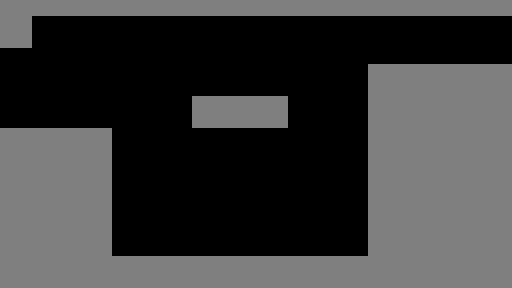

Below is a game level as drawn by its tile map, then a one-line description and the .tmx file that defines it, in full:
An orthogonal 32x18 tile map with 16x16 px tiles, 1 tile layer (Tile Layer 1).

<map version="1.10" tiledversion="1.10.2" orientation="orthogonal" renderorder="right-down" width="32" height="18" tilewidth="16" tileheight="16" infinite="0" nextlayerid="2" nextobjectid="1">
 <tileset firstgid="1" source="../Tilesets/16gon.tsx" />
 <layer id="1" name="Tile Layer 1" width="32" height="18">
  <data encoding="csv">
51,51,51,51,51,51,51,51,51,51,51,51,51,51,51,51,51,51,51,51,51,51,51,51,51,51,51,51,51,51,51,51,
51,51,0,0,0,0,0,0,0,0,0,0,0,0,0,0,0,0,0,0,0,0,0,0,0,0,0,0,0,0,0,0,
51,51,0,0,0,0,0,0,0,0,0,0,0,0,0,0,0,0,0,0,0,0,0,0,0,0,0,0,0,0,0,0,
0,0,0,0,0,0,0,0,0,0,0,0,0,0,0,0,0,0,0,0,0,0,0,0,0,0,0,0,0,0,0,0,
0,0,0,0,0,0,0,0,0,0,0,0,0,0,0,0,0,0,0,0,0,0,0,51,51,51,51,51,51,51,51,51,
0,0,0,0,0,0,0,0,0,0,0,0,0,0,0,0,0,0,0,0,0,0,0,51,51,51,51,51,51,51,51,51,
0,0,0,0,0,0,0,0,0,0,0,0,51,51,51,51,51,51,0,0,0,0,0,51,51,51,51,51,51,51,51,51,
0,0,0,0,0,0,0,0,0,0,0,0,51,51,51,51,51,51,0,0,0,0,0,51,51,51,51,51,51,51,51,51,
51,51,51,51,51,51,51,0,0,0,0,0,0,0,0,0,0,0,0,0,0,0,0,51,51,51,51,51,51,51,51,51,
51,51,51,51,51,51,51,0,0,0,0,0,0,0,0,0,0,0,0,0,0,0,0,51,51,51,51,51,51,51,51,51,
51,51,51,51,51,51,51,0,0,0,0,0,0,0,0,0,0,0,0,0,0,0,0,51,51,51,51,51,51,51,51,51,
51,51,51,51,51,51,51,0,0,0,0,0,0,0,0,0,0,0,0,0,0,0,0,51,51,51,51,51,51,51,51,51,
51,51,51,51,51,51,51,0,0,0,0,0,0,0,0,0,0,0,0,0,0,0,0,51,51,51,51,51,51,51,51,51,
51,51,51,51,51,51,51,0,0,0,0,0,0,0,0,0,0,0,0,0,0,0,0,51,51,51,51,51,51,51,51,51,
51,51,51,51,51,51,51,0,0,0,0,0,0,0,0,0,0,0,0,0,0,0,0,51,51,51,51,51,51,51,51,51,
51,51,51,51,51,51,51,0,0,0,0,0,0,0,0,0,0,0,0,0,0,0,0,51,51,51,51,51,51,51,51,51,
51,51,51,51,51,51,51,51,51,51,51,51,51,51,51,51,51,51,51,51,51,51,51,51,51,51,51,51,51,51,51,51,
51,51,51,51,51,51,51,51,51,51,51,51,51,51,51,51,51,51,51,51,51,51,51,51,51,51,51,51,51,51,51,51
</data>
 </layer>
</map>
